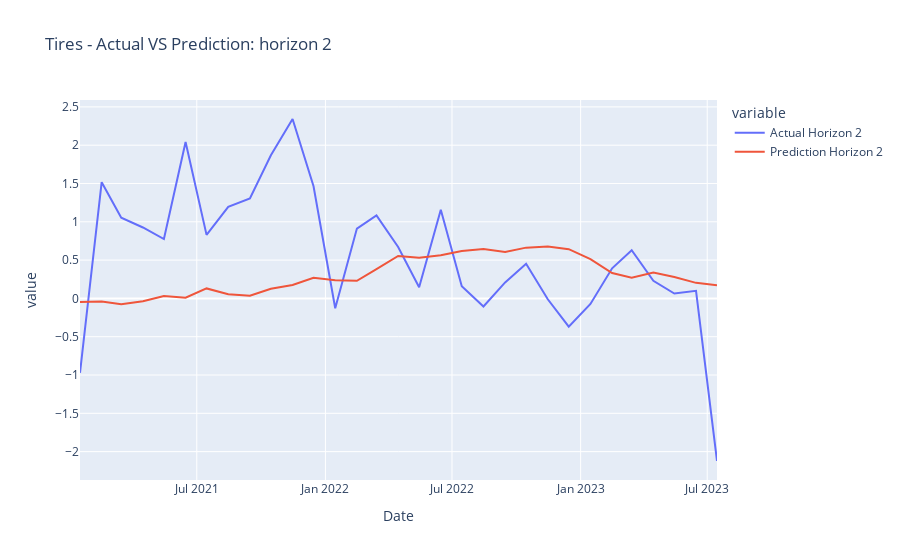
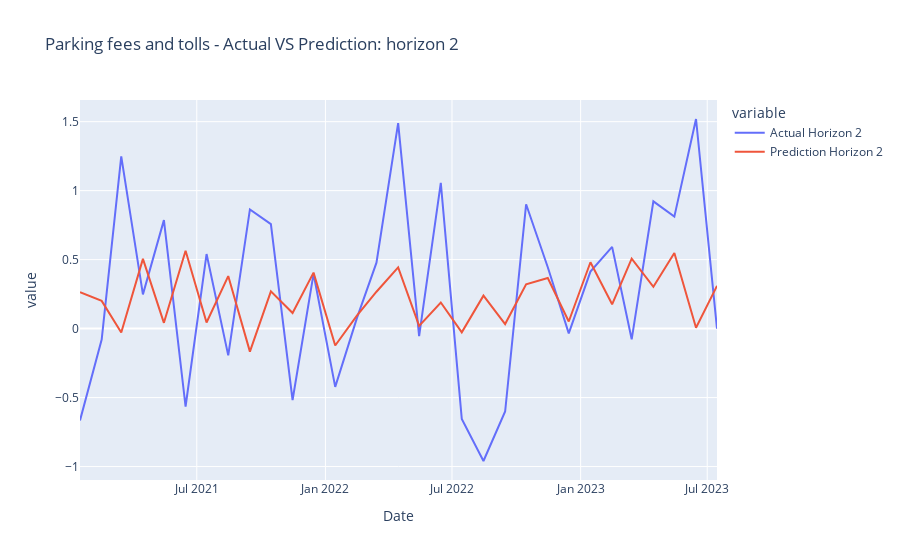
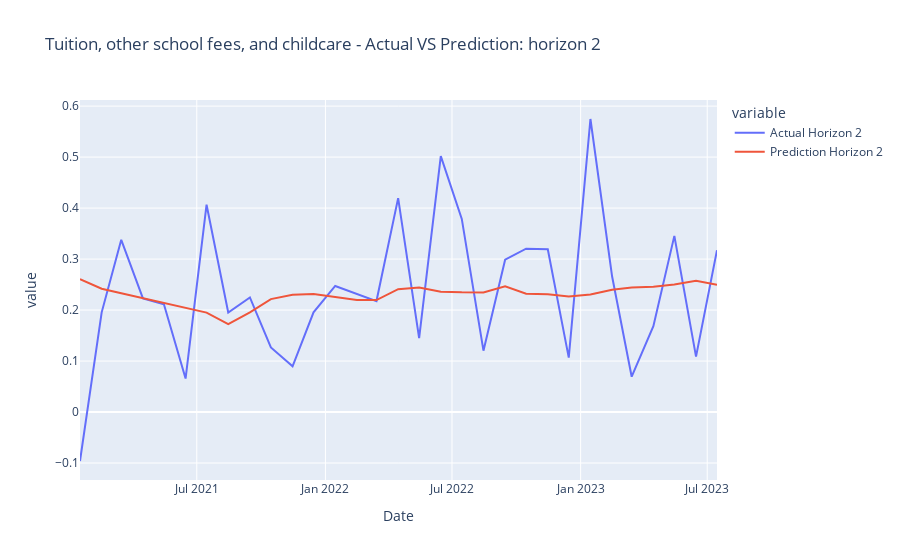
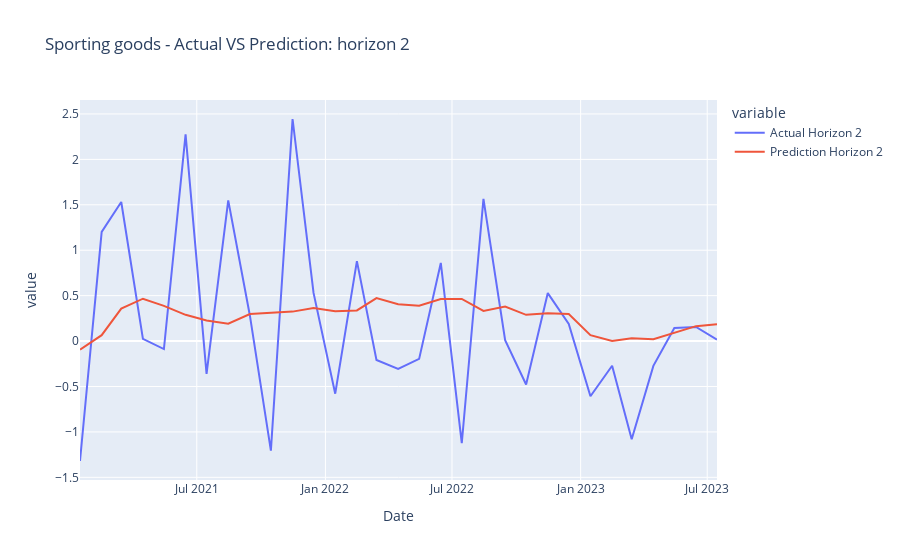

Notebook source saved alongside these figures, in order:
### Code cell
#categories = list(all_data_test_dict_hor_2.keys())
plot_results_horizon(all_data_test_dict_hor_2, categories, 2)

### Figure 1 — Plotly figure (JSON) as saved in the notebook; plotly's stock layout.template omitted (floating-point values rounded to 4 significant figures)
{"data": [{"hovertemplate": "variable=Actual Horizon 2<br>Date=%{x}<br>value=%{y}<extra></extra>", "legendgroup": "Actual Horizon 2", "line": {"color": "#636efa", "dash": "solid"}, "marker": {"symbol": "circle"}, "mode": "lines", "name": "Actual Horizon 2", "orientation": "v", "showlegend": true, "type": "scatter", "x": ["2021-01-15", "2021-02-15", "2021-03-15", "2021-04-15", "2021-05-15", "2021-06-15", "2021-07-15", "2021-08-15", "2021-09-15", "2021-10-15", "2021-11-15", "2021-12-15", "2022-01-15", "2022-02-15", "2022-03-15", "2022-04-15", "2022-05-15", "2022-06-15", "2022-07-15", "2022-08-15", "2022-09-15", "2022-10-15", "2022-11-15", "2022-12-15", "2023-01-15", "2023-02-15", "2023-03-15", "2023-04-15", "2023-05-15", "2023-06-15", "2023-07-15", null, null], "xaxis": "x", "y": [-0.9711, 1.517, 1.053, 0.9259, 0.7754, 2.042, 0.8293, 1.195, 1.304, 1.869, 2.342, 1.464, -0.1287, 0.9112, 1.082, 0.6705, 0.1459, 1.157, 0.1584, -0.1054, 0.2086, 0.4531, -0.01106, -0.3682, -0.07184, 0.3925, 0.6299, 0.2293, 0.06321, 0.09861, -2.122, null, null], "yaxis": "y"}, {"hovertemplate": "variable=Prediction Horizon 2<br>Date=%{x}<br>value=%{y}<extra></extra>", "legendgroup": "Prediction Horizon 2", "line": {"color": "#EF553B", "dash": "solid"}, "marker": {"symbol": "circle"}, "mode": "lines", "name": "Prediction Horizon 2", "orientation": "v", "showlegend": true, "type": "scatter", "x": ["2021-01-15", "2021-02-15", "2021-03-15", "2021-04-15", "2021-05-15", "2021-06-15", "2021-07-15", "2021-08-15", "2021-09-15", "2021-10-15", "2021-11-15", "2021-12-15", "2022-01-15", "2022-02-15", "2022-03-15", "2022-04-15", "2022-05-15", "2022-06-15", "2022-07-15", "2022-08-15", "2022-09-15", "2022-10-15", "2022-11-15", "2022-12-15", "2023-01-15", "2023-02-15", "2023-03-15", "2023-04-15", "2023-05-15", "2023-06-15", "2023-07-15", null, null], "xaxis": "x", "y": [-0.04612, -0.04075, -0.0752, -0.03625, 0.03159, 0.008579, 0.1304, 0.05407, 0.03416, 0.1266, 0.1757, 0.2687, 0.2385, 0.2301, 0.3815, 0.5549, 0.5309, 0.564, 0.6188, 0.6439, 0.6047, 0.6628, 0.6791, 0.6424, 0.5131, 0.3318, 0.271, 0.337, 0.2804, 0.2032, 0.1732, 0.1555, 0.03523], "yaxis": "y"}], "layout": {"legend": {"title": {"text": "variable"}, "tracegroupgap": 0}, "title": {"text": "Tires - Actual VS Prediction: horizon 2"}, "xaxis": {"anchor": "y", "domain": [0, 1], "title": {"text": "Date"}}, "yaxis": {"anchor": "x", "domain": [0, 1], "title": {"text": "value"}}}}

### Figure 2 — Plotly figure (JSON) as saved in the notebook; plotly's stock layout.template omitted (floating-point values rounded to 4 significant figures)
{"data": [{"hovertemplate": "variable=Actual Horizon 2<br>Date=%{x}<br>value=%{y}<extra></extra>", "legendgroup": "Actual Horizon 2", "line": {"color": "#636efa", "dash": "solid"}, "marker": {"symbol": "circle"}, "mode": "lines", "name": "Actual Horizon 2", "orientation": "v", "showlegend": true, "type": "scatter", "x": ["2021-01-15", "2021-02-15", "2021-03-15", "2021-04-15", "2021-05-15", "2021-06-15", "2021-07-15", "2021-08-15", "2021-09-15", "2021-10-15", "2021-11-15", "2021-12-15", "2022-01-15", "2022-02-15", "2022-03-15", "2022-04-15", "2022-05-15", "2022-06-15", "2022-07-15", "2022-08-15", "2022-09-15", "2022-10-15", "2022-11-15", "2022-12-15", "2023-01-15", "2023-02-15", "2023-03-15", "2023-04-15", "2023-05-15", "2023-06-15", "2023-07-15", null, null], "xaxis": "x", "y": [-0.666, -0.07994, 1.248, 0.2479, 0.7864, -0.5647, 0.5404, -0.1941, 0.864, 0.7572, -0.5177, 0.3973, -0.4226, 0.07589, 0.4781, 1.49, -0.05503, 1.057, -0.655, -0.9597, -0.6009, 0.901, 0.4448, -0.03483, 0.4133, 0.5926, -0.07781, 0.9222, 0.8117, 1.519, -0.001114, null, null], "yaxis": "y"}, {"hovertemplate": "variable=Prediction Horizon 2<br>Date=%{x}<br>value=%{y}<extra></extra>", "legendgroup": "Prediction Horizon 2", "line": {"color": "#EF553B", "dash": "solid"}, "marker": {"symbol": "circle"}, "mode": "lines", "name": "Prediction Horizon 2", "orientation": "v", "showlegend": true, "type": "scatter", "x": ["2021-01-15", "2021-02-15", "2021-03-15", "2021-04-15", "2021-05-15", "2021-06-15", "2021-07-15", "2021-08-15", "2021-09-15", "2021-10-15", "2021-11-15", "2021-12-15", "2022-01-15", "2022-02-15", "2022-03-15", "2022-04-15", "2022-05-15", "2022-06-15", "2022-07-15", "2022-08-15", "2022-09-15", "2022-10-15", "2022-11-15", "2022-12-15", "2023-01-15", "2023-02-15", "2023-03-15", "2023-04-15", "2023-05-15", "2023-06-15", "2023-07-15", null, null], "xaxis": "x", "y": [0.2642, 0.2006, -0.02891, 0.5054, 0.04189, 0.564, 0.04413, 0.3808, -0.1669, 0.2697, 0.1128, 0.4058, -0.1228, 0.0937, 0.2671, 0.4442, 0.01956, 0.1892, -0.02743, 0.239, 0.03274, 0.3204, 0.3671, 0.05129, 0.4811, 0.1762, 0.5066, 0.3028, 0.5479, 0.006395, 0.31, -0.09618, 0.03676], "yaxis": "y"}], "layout": {"legend": {"title": {"text": "variable"}, "tracegroupgap": 0}, "title": {"text": "Parking fees and tolls - Actual VS Prediction: horizon 2"}, "xaxis": {"anchor": "y", "domain": [0, 1], "title": {"text": "Date"}}, "yaxis": {"anchor": "x", "domain": [0, 1], "title": {"text": "value"}}}}

### Figure 3 — Plotly figure (JSON) as saved in the notebook; plotly's stock layout.template omitted (floating-point values rounded to 4 significant figures)
{"data": [{"hovertemplate": "variable=Actual Horizon 2<br>Date=%{x}<br>value=%{y}<extra></extra>", "legendgroup": "Actual Horizon 2", "line": {"color": "#636efa", "dash": "solid"}, "marker": {"symbol": "circle"}, "mode": "lines", "name": "Actual Horizon 2", "orientation": "v", "showlegend": true, "type": "scatter", "x": ["2021-01-15", "2021-02-15", "2021-03-15", "2021-04-15", "2021-05-15", "2021-06-15", "2021-07-15", "2021-08-15", "2021-09-15", "2021-10-15", "2021-11-15", "2021-12-15", "2022-01-15", "2022-02-15", "2022-03-15", "2022-04-15", "2022-05-15", "2022-06-15", "2022-07-15", "2022-08-15", "2022-09-15", "2022-10-15", "2022-11-15", "2022-12-15", "2023-01-15", "2023-02-15", "2023-03-15", "2023-04-15", "2023-05-15", "2023-06-15", "2023-07-15", null, null], "xaxis": "x", "y": [-0.09601, 0.1955, 0.3377, 0.2228, 0.2115, 0.06572, 0.4066, 0.1952, 0.2247, 0.1267, 0.08961, 0.1956, 0.2472, 0.2316, 0.2176, 0.4195, 0.145, 0.5018, 0.3787, 0.1203, 0.2988, 0.3205, 0.3191, 0.1066, 0.5747, 0.2658, 0.06931, 0.1685, 0.3455, 0.1086, 0.3174, null, null], "yaxis": "y"}, {"hovertemplate": "variable=Prediction Horizon 2<br>Date=%{x}<br>value=%{y}<extra></extra>", "legendgroup": "Prediction Horizon 2", "line": {"color": "#EF553B", "dash": "solid"}, "marker": {"symbol": "circle"}, "mode": "lines", "name": "Prediction Horizon 2", "orientation": "v", "showlegend": true, "type": "scatter", "x": ["2021-01-15", "2021-02-15", "2021-03-15", "2021-04-15", "2021-05-15", "2021-06-15", "2021-07-15", "2021-08-15", "2021-09-15", "2021-10-15", "2021-11-15", "2021-12-15", "2022-01-15", "2022-02-15", "2022-03-15", "2022-04-15", "2022-05-15", "2022-06-15", "2022-07-15", "2022-08-15", "2022-09-15", "2022-10-15", "2022-11-15", "2022-12-15", "2023-01-15", "2023-02-15", "2023-03-15", "2023-04-15", "2023-05-15", "2023-06-15", "2023-07-15", null, null], "xaxis": "x", "y": [0.2608, 0.2419, 0.2329, 0.2234, 0.2144, 0.205, 0.195, 0.1724, 0.1956, 0.2215, 0.23, 0.2314, 0.2254, 0.2197, 0.2196, 0.2409, 0.2444, 0.2361, 0.2347, 0.2343, 0.2464, 0.2321, 0.2308, 0.2267, 0.2305, 0.2399, 0.2441, 0.2457, 0.25, 0.2572, 0.2495, 0.2628, 0.2486], "yaxis": "y"}], "layout": {"legend": {"title": {"text": "variable"}, "tracegroupgap": 0}, "title": {"text": "Tuition, other school fees, and childcare - Actual VS Prediction: horizon 2"}, "xaxis": {"anchor": "y", "domain": [0, 1], "title": {"text": "Date"}}, "yaxis": {"anchor": "x", "domain": [0, 1], "title": {"text": "value"}}}}

### Figure 4 — Plotly figure (JSON) as saved in the notebook; plotly's stock layout.template omitted (floating-point values rounded to 4 significant figures)
{"data": [{"hovertemplate": "variable=Actual Horizon 2<br>Date=%{x}<br>value=%{y}<extra></extra>", "legendgroup": "Actual Horizon 2", "line": {"color": "#636efa", "dash": "solid"}, "marker": {"symbol": "circle"}, "mode": "lines", "name": "Actual Horizon 2", "orientation": "v", "showlegend": true, "type": "scatter", "x": ["2021-01-15", "2021-02-15", "2021-03-15", "2021-04-15", "2021-05-15", "2021-06-15", "2021-07-15", "2021-08-15", "2021-09-15", "2021-10-15", "2021-11-15", "2021-12-15", "2022-01-15", "2022-02-15", "2022-03-15", "2022-04-15", "2022-05-15", "2022-06-15", "2022-07-15", "2022-08-15", "2022-09-15", "2022-10-15", "2022-11-15", "2022-12-15", "2023-01-15", "2023-02-15", "2023-03-15", "2023-04-15", "2023-05-15", "2023-06-15", "2023-07-15", null, null], "xaxis": "x", "y": [-1.32, 1.202, 1.531, 0.02402, -0.08783, 2.276, -0.362, 1.549, 0.2791, -1.207, 2.445, 0.5302, -0.5791, 0.8799, -0.2083, -0.3061, -0.196, 0.8596, -1.125, 1.565, 0.01089, -0.4777, 0.5282, 0.1887, -0.6076, -0.2719, -1.082, -0.2733, 0.1442, 0.1551, 0.0166, null, null], "yaxis": "y"}, {"hovertemplate": "variable=Prediction Horizon 2<br>Date=%{x}<br>value=%{y}<extra></extra>", "legendgroup": "Prediction Horizon 2", "line": {"color": "#EF553B", "dash": "solid"}, "marker": {"symbol": "circle"}, "mode": "lines", "name": "Prediction Horizon 2", "orientation": "v", "showlegend": true, "type": "scatter", "x": ["2021-01-15", "2021-02-15", "2021-03-15", "2021-04-15", "2021-05-15", "2021-06-15", "2021-07-15", "2021-08-15", "2021-09-15", "2021-10-15", "2021-11-15", "2021-12-15", "2022-01-15", "2022-02-15", "2022-03-15", "2022-04-15", "2022-05-15", "2022-06-15", "2022-07-15", "2022-08-15", "2022-09-15", "2022-10-15", "2022-11-15", "2022-12-15", "2023-01-15", "2023-02-15", "2023-03-15", "2023-04-15", "2023-05-15", "2023-06-15", "2023-07-15", null, null], "xaxis": "x", "y": [-0.09405, 0.06493, 0.357, 0.4663, 0.3872, 0.2891, 0.2269, 0.1915, 0.2973, 0.3139, 0.3242, 0.3646, 0.3283, 0.3377, 0.473, 0.4048, 0.389, 0.4624, 0.4644, 0.3323, 0.3798, 0.2888, 0.3055, 0.2978, 0.06569, 0.0008101, 0.03155, 0.01936, 0.09081, 0.1643, 0.1863, 0.1458, 0.1384], "yaxis": "y"}], "layout": {"legend": {"title": {"text": "variable"}, "tracegroupgap": 0}, "title": {"text": "Sporting goods - Actual VS Prediction: horizon 2"}, "xaxis": {"anchor": "y", "domain": [0, 1], "title": {"text": "Date"}}, "yaxis": {"anchor": "x", "domain": [0, 1], "title": {"text": "value"}}}}
